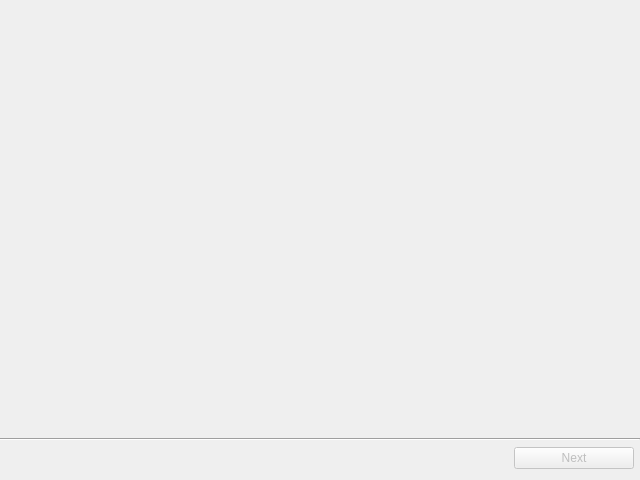
<?xml version="1.0" encoding="UTF-8"?>
<ui version="4.0">
 <class>PostInstall</class>
 <widget class="QWidget" name="PostInstall">
  <property name="geometry">
   <rect>
    <x>0</x>
    <y>0</y>
    <width>640</width>
    <height>480</height>
   </rect>
  </property>
  <property name="windowTitle">
   <string>Form</string>
  </property>
  <layout class="QHBoxLayout" name="horizontalLayout_5">
   <property name="leftMargin">
    <number>0</number>
   </property>
   <property name="rightMargin">
    <number>0</number>
   </property>
   <item>
    <layout class="QVBoxLayout" name="verticalLayout_2">
     <item>
      <layout class="QHBoxLayout" name="horizontalLayout_3">
       <item>
        <spacer name="verticalSpacer">
         <property name="orientation">
          <enum>Qt::Vertical</enum>
         </property>
         <property name="sizeHint" stdset="0">
          <size>
           <width>20</width>
           <height>40</height>
          </size>
         </property>
        </spacer>
       </item>
      </layout>
     </item>
     <item>
      <widget class="Line" name="line_2">
       <property name="orientation">
        <enum>Qt::Horizontal</enum>
       </property>
      </widget>
     </item>
     <item>
      <layout class="QHBoxLayout" name="horizontalLayout_4">
       <property name="leftMargin">
        <number>6</number>
       </property>
       <property name="rightMargin">
        <number>6</number>
       </property>
       <item>
        <spacer name="horizontalSpacer_2">
         <property name="orientation">
          <enum>Qt::Horizontal</enum>
         </property>
         <property name="sizeType">
          <enum>QSizePolicy::Expanding</enum>
         </property>
         <property name="sizeHint" stdset="0">
          <size>
           <width>40</width>
           <height>20</height>
          </size>
         </property>
        </spacer>
       </item>
       <item>
        <widget class="QPushButton" name="next">
         <property name="enabled">
          <bool>false</bool>
         </property>
         <property name="sizePolicy">
          <sizepolicy hsizetype="Expanding" vsizetype="Fixed">
           <horstretch>0</horstretch>
           <verstretch>0</verstretch>
          </sizepolicy>
         </property>
         <property name="maximumSize">
          <size>
           <width>120</width>
           <height>16777215</height>
          </size>
         </property>
         <property name="text">
          <string>Next</string>
         </property>
         <property name="checkable">
          <bool>false</bool>
         </property>
        </widget>
       </item>
      </layout>
     </item>
    </layout>
   </item>
  </layout>
 </widget>
 <resources/>
 <connections/>
</ui>
